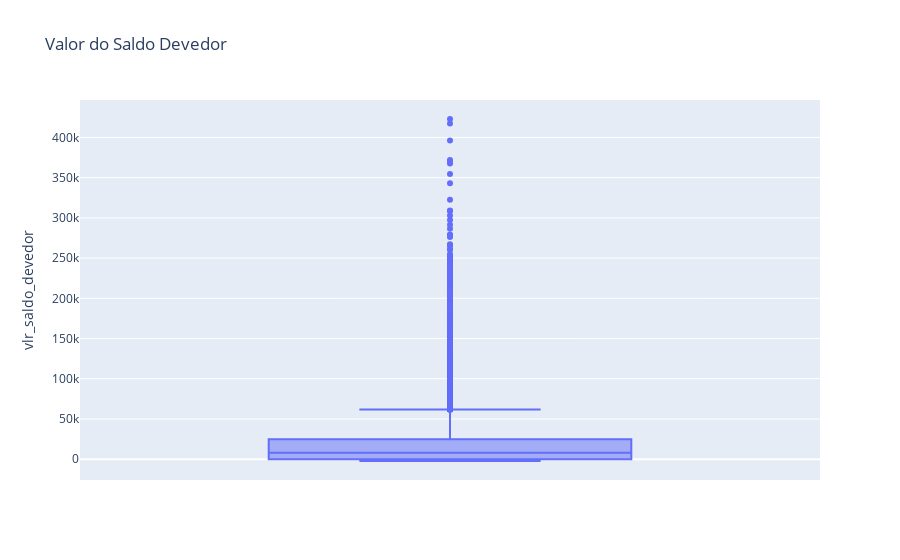

Here is the notebook cell this chart was saved with:
### Code cell
fig = px.box(geral,
            y='vlr_saldo_devedor',
            title='Valor do Saldo Devedor')
fig.show()

### Figure 1 — Plotly figure (JSON) as saved in the notebook; plotly's stock layout.template omitted (floating-point values rounded to 4 significant figures; data arrays with more than 128 entries replaced by an {"elided": "..."} marker saying what was removed)
{"data": [{"alignmentgroup": "True", "hovertemplate": "vlr_saldo_devedor=%{y}<extra></extra>", "legendgroup": "", "marker": {"color": "#636efa"}, "name": "", "notched": false, "offsetgroup": "", "orientation": "v", "showlegend": false, "type": "box", "x0": " ", "xaxis": "x", "y": {"elided": "10000 float values"}, "y0": " ", "yaxis": "y"}], "layout": {"boxmode": "group", "legend": {"tracegroupgap": 0}, "title": {"text": "Valor do Saldo Devedor"}, "xaxis": {"anchor": "y", "domain": [0, 1]}, "yaxis": {"anchor": "x", "domain": [0, 1], "title": {"text": "vlr_saldo_devedor"}}}}
